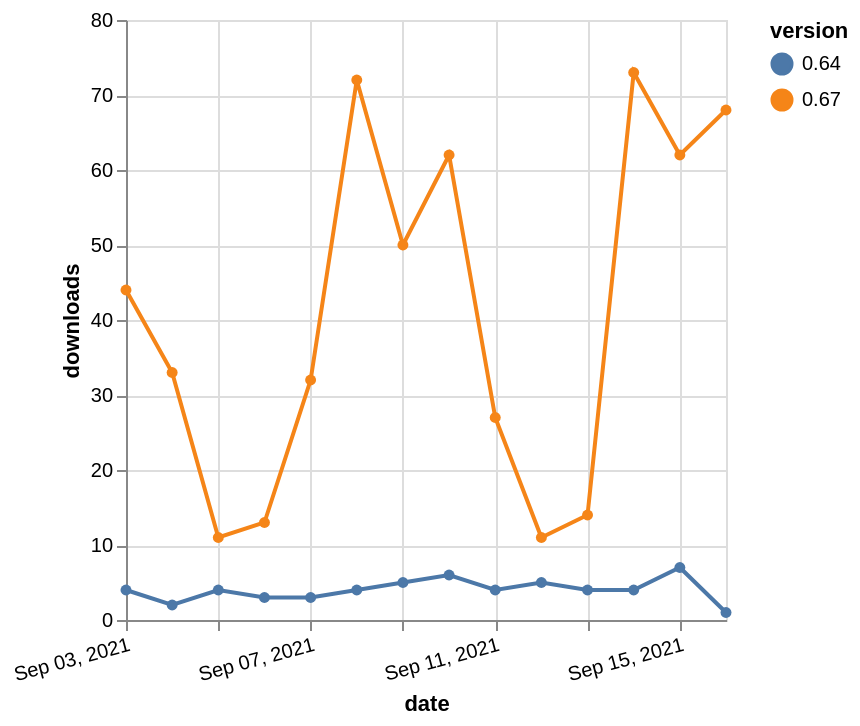

This figure's Vega-Lite source:
### Vega-Lite specification from a JSON file in a GitHub repository (floating-point values rounded to 4 significant figures)
{"$schema": "https://vega.github.io/schema/vega-lite/v5.json", "description": "A simple bar chart with embedded data.", "data": {"values": [{"date": "2021-09-03", "total": 44244, "delta": 44, "version": "0.67"}, {"date": "2021-09-04", "total": 44277, "delta": 33, "version": "0.67"}, {"date": "2021-09-05", "total": 44288, "delta": 11, "version": "0.67"}, {"date": "2021-09-06", "total": 44301, "delta": 13, "version": "0.67"}, {"date": "2021-09-07", "total": 44333, "delta": 32, "version": "0.67"}, {"date": "2021-09-08", "total": 44405, "delta": 72, "version": "0.67"}, {"date": "2021-09-09", "total": 44455, "delta": 50, "version": "0.67"}, {"date": "2021-09-10", "total": 44517, "delta": 62, "version": "0.67"}, {"date": "2021-09-11", "total": 44544, "delta": 27, "version": "0.67"}, {"date": "2021-09-12", "total": 44555, "delta": 11, "version": "0.67"}, {"date": "2021-09-13", "total": 44569, "delta": 14, "version": "0.67"}, {"date": "2021-09-14", "total": 44642, "delta": 73, "version": "0.67"}, {"date": "2021-09-15", "total": 44704, "delta": 62, "version": "0.67"}, {"date": "2021-09-16", "total": 44772, "delta": 68, "version": "0.67"}, {"date": "2021-09-03", "total": 24230, "delta": 4, "version": "0.64"}, {"date": "2021-09-04", "total": 24232, "delta": 2, "version": "0.64"}, {"date": "2021-09-05", "total": 24236, "delta": 4, "version": "0.64"}, {"date": "2021-09-06", "total": 24239, "delta": 3, "version": "0.64"}, {"date": "2021-09-07", "total": 24242, "delta": 3, "version": "0.64"}, {"date": "2021-09-08", "total": 24246, "delta": 4, "version": "0.64"}, {"date": "2021-09-09", "total": 24251, "delta": 5, "version": "0.64"}, {"date": "2021-09-10", "total": 24257, "delta": 6, "version": "0.64"}, {"date": "2021-09-11", "total": 24261, "delta": 4, "version": "0.64"}, {"date": "2021-09-12", "total": 24266, "delta": 5, "version": "0.64"}, {"date": "2021-09-13", "total": 24270, "delta": 4, "version": "0.64"}, {"date": "2021-09-14", "total": 24274, "delta": 4, "version": "0.64"}, {"date": "2021-09-15", "total": 24281, "delta": 7, "version": "0.64"}, {"date": "2021-09-16", "total": 24282, "delta": 1, "version": "0.64"}]}, "width": "container", "mark": {"type": "line", "point": {"filled": true}}, "encoding": {"x": {"field": "date", "type": "temporal", "timeUnit": "yearmonthdate", "title": "date", "axis": {"labelAngle": -15}}, "y": {"field": "delta", "type": "quantitative", "title": "downloads"}, "color": {"field": "version", "type": "nominal"}, "tooltip": {"field": "delta"}}}
